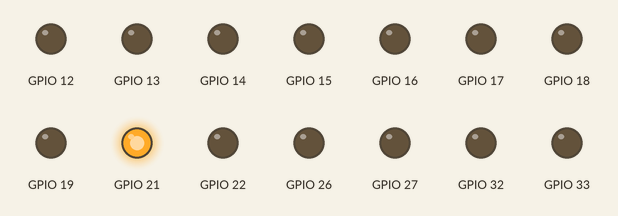
Recording of a sketch running on a simulated ESP32. Parts: output pins drawn as LEDs (lit = HIGH).

Above: at 0.1 s.
At 4.1 s:
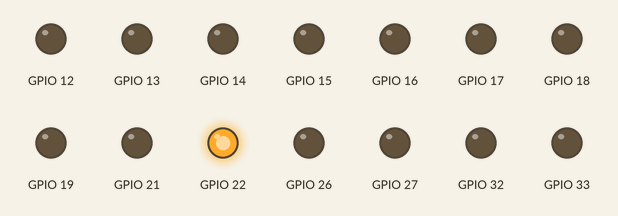
At 8.1 s:
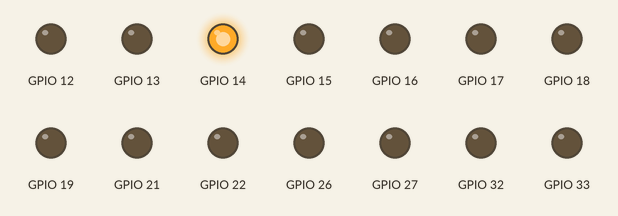
At 20.1 s:
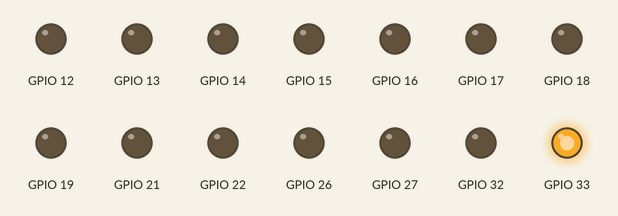
At 28.1 s:
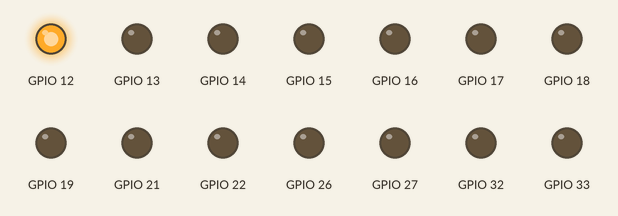
At 38.1 s:
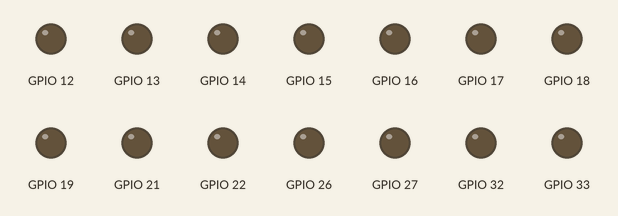
Timing chart, 0 to 39.6 s (numbered marks = the images above):
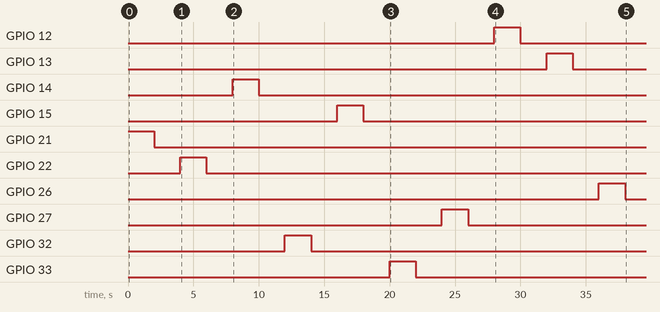

The sketch:

blink_gpio.ino
```cpp
void setup() {
  // put your setup code here, to run once:
  pinMode(21, OUTPUT);
  pinMode(22, OUTPUT);
  pinMode(14, OUTPUT);
  pinMode(32, OUTPUT);
  pinMode(15, OUTPUT);
  pinMode(33, OUTPUT);
  pinMode(27, OUTPUT);
  pinMode(12, OUTPUT);
  pinMode(13, OUTPUT);
  pinMode(26, OUTPUT);
  pinMode(25, OUTPUT);
  pinMode(34, OUTPUT);
  pinMode(39, OUTPUT);
  pinMode(36, OUTPUT);
  pinMode(35, OUTPUT);
  pinMode(18, OUTPUT);
  pinMode(23, OUTPUT);
  pinMode(19, OUTPUT);
  pinMode(16, OUTPUT);
  pinMode(17, OUTPUT);
}

void loop() {
  // put your main code here, to run repeatedly:
  digitalWrite(21, HIGH);
  delay(2000);
  digitalWrite(21, LOW);
  delay(2000);
  digitalWrite(22, HIGH);
  delay(2000);
  digitalWrite(22, LOW);
  delay(2000);
  digitalWrite(14, HIGH);
  delay(2000);
  digitalWrite(14, LOW);
  delay(2000);
  digitalWrite(32, HIGH);
  delay(2000);
  digitalWrite(32, LOW);
  delay(2000);
  digitalWrite(15, HIGH);
  delay(2000);
  digitalWrite(15, LOW);
  delay(2000);
  digitalWrite(33, HIGH);
  delay(2000);
  digitalWrite(33, LOW);
  delay(2000);
  digitalWrite(27, HIGH);
  delay(2000);
  digitalWrite(27, LOW);
  delay(2000);
  digitalWrite(12, HIGH);
  delay(2000);
  digitalWrite(12, LOW);
  delay(2000);
  digitalWrite(13, HIGH);
  delay(2000);
  digitalWrite(13, LOW);
  delay(2000);
  digitalWrite(26, HIGH);
  delay(2000);
  digitalWrite(26, LOW);
  delay(2000);
  digitalWrite(25, HIGH);
  delay(2000);
  digitalWrite(25, LOW);
  delay(2000);
  digitalWrite(18, HIGH);
  delay(2000);
  digitalWrite(18, LOW);
  delay(2000);
  digitalWrite(23, HIGH);
  delay(2000);
  digitalWrite(23, LOW);
  delay(2000);
  digitalWrite(19, HIGH);
  delay(2000);
  digitalWrite(19, LOW);
  delay(2000);
  digitalWrite(16, HIGH);
  delay(2000);
  digitalWrite(16, LOW);
  delay(2000);
  digitalWrite(17, HIGH);
  delay(2000);
  digitalWrite(17, LOW);
  delay(2000);
}
```

Measured:
- by itself, GPIO 12: LOW → HIGH at 28.0 s, → LOW 2.0 s later
- by itself, GPIO 13: LOW → HIGH at 32.0 s, → LOW 2.0 s later
- by itself, GPIO 14: LOW → HIGH at 8.0 s, → LOW 2.0 s later
- by itself, GPIO 15: LOW → HIGH at 16.0 s, → LOW 2.0 s later
- by itself, GPIO 21: LOW → HIGH at 0.00 s, → LOW 2.0 s later
- by itself, GPIO 22: LOW → HIGH at 4.0 s, → LOW 2.0 s later
- by itself, GPIO 26: LOW → HIGH at 36.0 s, → LOW 2.0 s later
- by itself, GPIO 27: LOW → HIGH at 24.0 s, → LOW 2.0 s later
